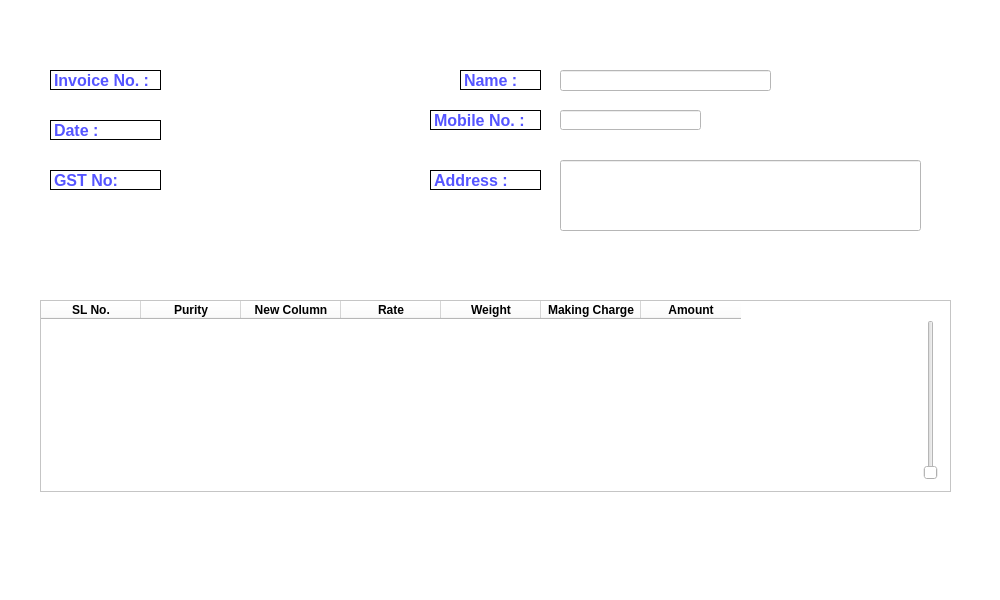
<?xml version="1.0" encoding="UTF-8"?>
<ui version="4.0">
 <class>Dialog</class>
 <widget class="QDialog" name="Dialog">
  <property name="geometry">
   <rect>
    <x>0</x>
    <y>0</y>
    <width>1000</width>
    <height>600</height>
   </rect>
  </property>
  <property name="maximumSize">
   <size>
    <width>1000</width>
    <height>600</height>
   </size>
  </property>
  <property name="focusPolicy">
   <enum>Qt::StrongFocus</enum>
  </property>
  <property name="windowTitle">
   <string>Dialog</string>
  </property>
  <property name="styleSheet">
   <string notr="true">background: rgb(255, 255, 255)</string>
  </property>
  <property name="modal">
   <bool>false</bool>
  </property>
  <widget class="QLineEdit" name="lineEdit">
   <property name="geometry">
    <rect>
     <x>560</x>
     <y>70</y>
     <width>211</width>
     <height>21</height>
    </rect>
   </property>
   <property name="text">
    <string/>
   </property>
  </widget>
  <widget class="QLineEdit" name="lineEdit_2">
   <property name="geometry">
    <rect>
     <x>560</x>
     <y>110</y>
     <width>141</width>
     <height>20</height>
    </rect>
   </property>
  </widget>
  <widget class="QLineEdit" name="lineEdit_3">
   <property name="geometry">
    <rect>
     <x>560</x>
     <y>160</y>
     <width>361</width>
     <height>71</height>
    </rect>
   </property>
  </widget>
  <widget class="QLabel" name="label">
   <property name="geometry">
    <rect>
     <x>460</x>
     <y>70</y>
     <width>81</width>
     <height>20</height>
    </rect>
   </property>
   <property name="focusPolicy">
    <enum>Qt::StrongFocus</enum>
   </property>
   <property name="frameShape">
    <enum>QFrame::Box</enum>
   </property>
   <property name="text">
    <string>&lt;html&gt;&lt;head/&gt;&lt;body&gt;&lt;p&gt;&lt;span style=&quot; font-size:12pt; font-weight:600; color:#5555ff;&quot;&gt;Name :&lt;/span&gt;&lt;/p&gt;&lt;/body&gt;&lt;/html&gt;</string>
   </property>
  </widget>
  <widget class="QLabel" name="label_2">
   <property name="geometry">
    <rect>
     <x>430</x>
     <y>110</y>
     <width>111</width>
     <height>20</height>
    </rect>
   </property>
   <property name="focusPolicy">
    <enum>Qt::StrongFocus</enum>
   </property>
   <property name="frameShape">
    <enum>QFrame::Box</enum>
   </property>
   <property name="text">
    <string>&lt;html&gt;&lt;head/&gt;&lt;body&gt;&lt;p&gt;&lt;span style=&quot; font-size:12pt; font-weight:600; color:#5555ff;&quot;&gt;Mobile No. :&lt;/span&gt;&lt;/p&gt;&lt;/body&gt;&lt;/html&gt;</string>
   </property>
  </widget>
  <widget class="QLabel" name="label_3">
   <property name="geometry">
    <rect>
     <x>430</x>
     <y>170</y>
     <width>111</width>
     <height>20</height>
    </rect>
   </property>
   <property name="focusPolicy">
    <enum>Qt::StrongFocus</enum>
   </property>
   <property name="frameShape">
    <enum>QFrame::Box</enum>
   </property>
   <property name="text">
    <string>&lt;html&gt;&lt;head/&gt;&lt;body&gt;&lt;p&gt;&lt;span style=&quot; font-size:12pt; font-weight:600; color:#5555ff;&quot;&gt;Address :&lt;/span&gt;&lt;/p&gt;&lt;/body&gt;&lt;/html&gt;</string>
   </property>
  </widget>
  <widget class="QTableWidget" name="tableWidget">
   <property name="geometry">
    <rect>
     <x>40</x>
     <y>300</y>
     <width>911</width>
     <height>192</height>
    </rect>
   </property>
   <property name="toolTip">
    <string>&lt;html&gt;&lt;head/&gt;&lt;body&gt;&lt;p&gt;&lt;br/&gt;&lt;/p&gt;&lt;/body&gt;&lt;/html&gt;</string>
   </property>
   <column>
    <property name="text">
     <string>SL No.</string>
    </property>
    <property name="font">
     <font>
      <weight>75</weight>
      <bold>true</bold>
     </font>
    </property>
   </column>
   <column>
    <property name="text">
     <string>Purity</string>
    </property>
    <property name="font">
     <font>
      <weight>75</weight>
      <bold>true</bold>
     </font>
    </property>
   </column>
   <column>
    <property name="text">
     <string>New Column</string>
    </property>
    <property name="font">
     <font>
      <weight>75</weight>
      <bold>true</bold>
     </font>
    </property>
   </column>
   <column>
    <property name="text">
     <string>Rate</string>
    </property>
    <property name="font">
     <font>
      <weight>75</weight>
      <bold>true</bold>
     </font>
    </property>
   </column>
   <column>
    <property name="text">
     <string>Weight</string>
    </property>
    <property name="font">
     <font>
      <weight>75</weight>
      <bold>true</bold>
     </font>
    </property>
   </column>
   <column>
    <property name="text">
     <string>Making Charge</string>
    </property>
    <property name="font">
     <font>
      <weight>75</weight>
      <bold>true</bold>
     </font>
    </property>
   </column>
   <column>
    <property name="text">
     <string>Amount</string>
    </property>
    <property name="font">
     <font>
      <weight>75</weight>
      <bold>true</bold>
     </font>
    </property>
   </column>
  </widget>
  <widget class="QLabel" name="label_4">
   <property name="geometry">
    <rect>
     <x>50</x>
     <y>70</y>
     <width>111</width>
     <height>20</height>
    </rect>
   </property>
   <property name="focusPolicy">
    <enum>Qt::StrongFocus</enum>
   </property>
   <property name="frameShape">
    <enum>QFrame::Box</enum>
   </property>
   <property name="text">
    <string>&lt;html&gt;&lt;head/&gt;&lt;body&gt;&lt;p&gt;&lt;span style=&quot; font-size:12pt; font-weight:600; color:#5555ff;&quot;&gt;Invoice No. :&lt;/span&gt;&lt;/p&gt;&lt;/body&gt;&lt;/html&gt;</string>
   </property>
  </widget>
  <widget class="QLabel" name="label_5">
   <property name="geometry">
    <rect>
     <x>50</x>
     <y>120</y>
     <width>111</width>
     <height>20</height>
    </rect>
   </property>
   <property name="focusPolicy">
    <enum>Qt::StrongFocus</enum>
   </property>
   <property name="frameShape">
    <enum>QFrame::Box</enum>
   </property>
   <property name="text">
    <string>&lt;html&gt;&lt;head/&gt;&lt;body&gt;&lt;p&gt;&lt;span style=&quot; font-size:12pt; font-weight:600; color:#5555ff;&quot;&gt;Date :&lt;/span&gt;&lt;/p&gt;&lt;/body&gt;&lt;/html&gt;</string>
   </property>
  </widget>
  <widget class="QSlider" name="verticalSlider">
   <property name="geometry">
    <rect>
     <x>920</x>
     <y>320</y>
     <width>22</width>
     <height>160</height>
    </rect>
   </property>
   <property name="orientation">
    <enum>Qt::Vertical</enum>
   </property>
  </widget>
  <widget class="QLabel" name="label_6">
   <property name="geometry">
    <rect>
     <x>50</x>
     <y>170</y>
     <width>111</width>
     <height>20</height>
    </rect>
   </property>
   <property name="focusPolicy">
    <enum>Qt::StrongFocus</enum>
   </property>
   <property name="frameShape">
    <enum>QFrame::Box</enum>
   </property>
   <property name="text">
    <string>&lt;html&gt;&lt;head/&gt;&lt;body&gt;&lt;p&gt;&lt;span style=&quot; font-size:12pt; font-weight:600; color:#5555ff;&quot;&gt;GST No:&lt;/span&gt;&lt;/p&gt;&lt;/body&gt;&lt;/html&gt;</string>
   </property>
  </widget>
 </widget>
 <resources/>
 <connections/>
</ui>
